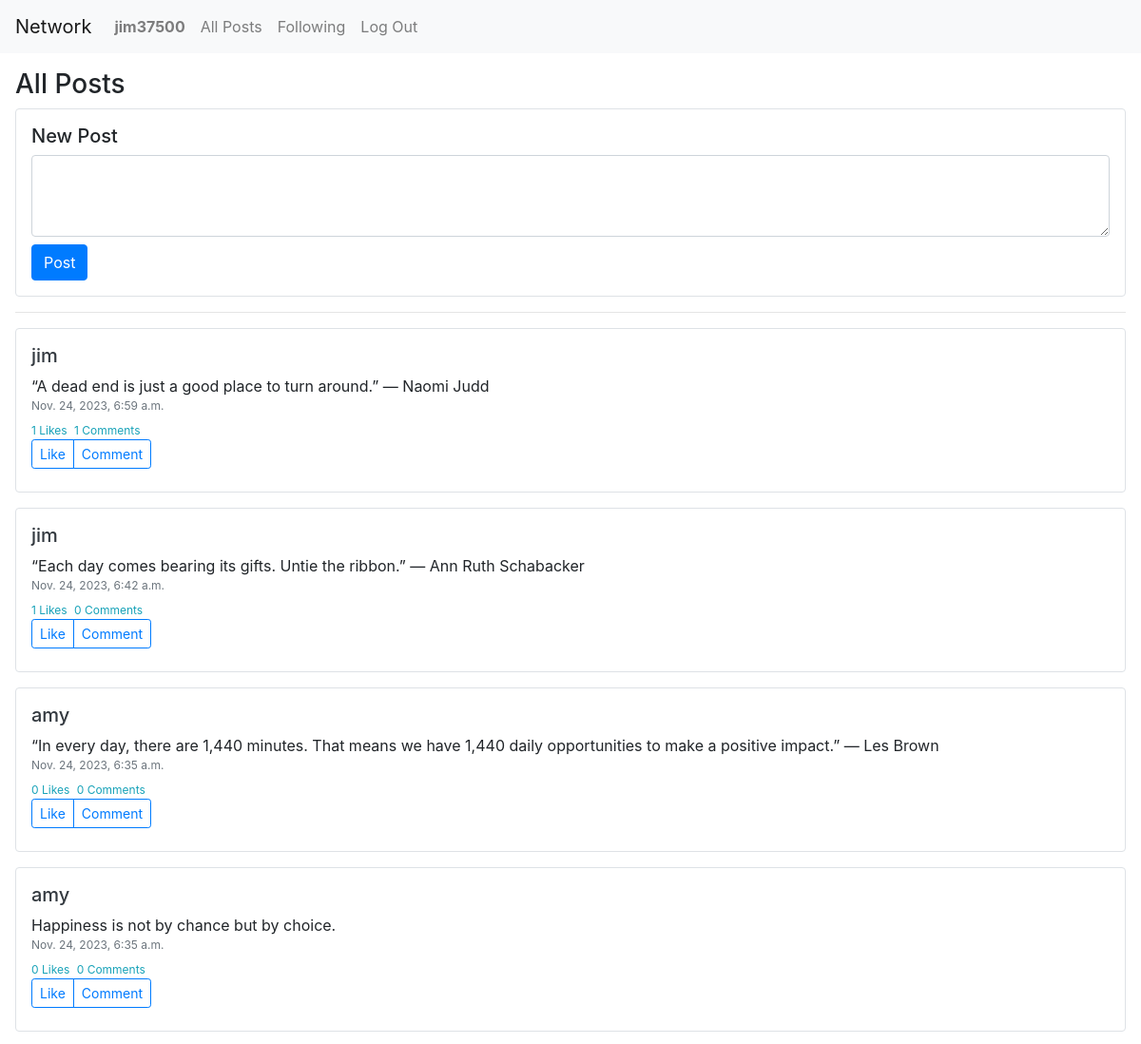
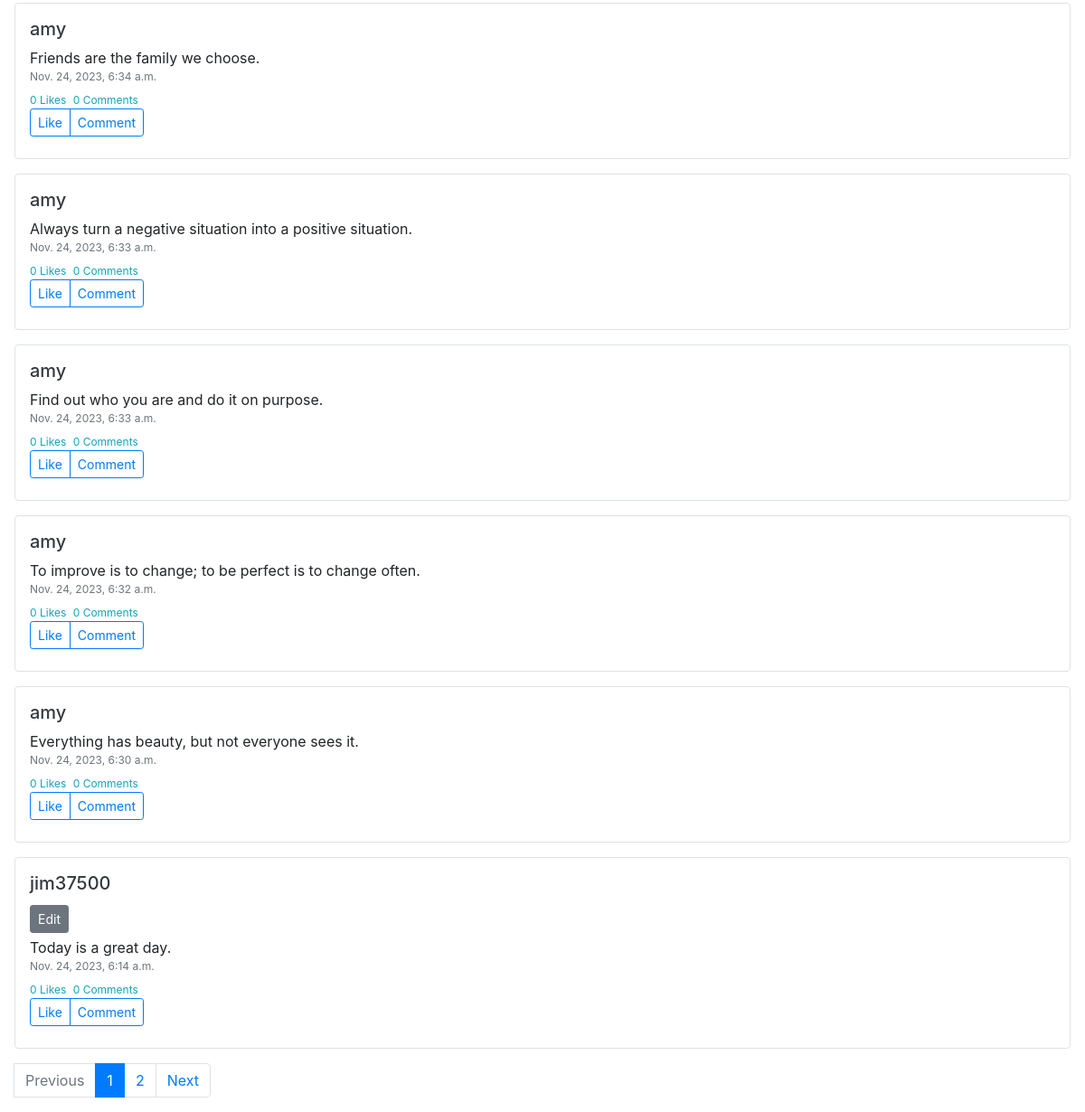
Screenshot of / (signed in) with the database file from the repository (2 pictures, top to bottom).
### network/models.py (models this page shows)
class User(AbstractUser):
    pass

class Post(models.Model):
    user = models.ForeignKey(User, on_delete=models.CASCADE, related_name="author")
    content = models.TextField()
    create_time = models.DateTimeField(auto_now_add=True)
    likes = models.IntegerField(default=0)
    comments = models.IntegerField(default=0)

### network/views.py (the view)
# urls.py: path("", views.index, name="index"),
def index(request):
    filter_posts = Post.objects.all().order_by('-create_time')
    posts = paginate_post(request, filter_posts)
    like_messages = generate_likes_list(request, posts)
    comments_list = generate_comments_list(posts)
    return render(request, "network/index.html", {
        "posts": posts,
        "likes": like_messages,
        "comments_list": comments_list
    })

### network/views.py (called while the page is built)
def paginate_post(request, filter_posts):
    posts_per_page = 10
    paginator = Paginator(filter_posts, posts_per_page)
    page_number = request.GET.get('page')
    try:
        posts = paginator.page(page_number)
    except PageNotAnInteger:
        posts = paginator.page(1)
    except EmptyPage:
        posts = paginator.page(paginator.num_pages)
    return posts

@login_required
def generate_likes_list(request, posts):
    like_messages = []
    for post in posts:
        liked = Like.objects.filter(user=request.user, post=post).exists()
        if liked:
            message = "Unlike"
        else:
            message = "Like"
        like_messages.append(message)
    return like_messages

def generate_comments_list(posts):
    comments_list = []
    for post in posts:
        comments = Comment.objects.filter(post=post)
        post.comments = comments.count()
        post.save()
        comments_list.append(comments)
    return comments_list

### network/templates/network/index.html (shortened to what this page needs)
{% extends "network/layout.html" %}
{% load static %}
{% block body %}
    <div class="mx-3 my-3">
        <h3>All Posts</h3>
        {% if user.is_authenticated %}
            <div class="border rounded px-3 py-3">
                <h5>New Post</h5>
                <form method="POST" action="{% url 'post' %}">
                    <textarea class="form-control" name="content" rows="3"></textarea>
                    <button class="btn btn-primary mt-2" type="submit">Post</button>
                </form>
            </div>
        {% endif %}
        <hr/>
        {% for post in posts %}
            <div class="border rounded px-3 py-3 mt-3">
                <h5><a href="{% url 'profile' post.user %}" class="text-dark">{{ post.user }}</a></h5>
                {% if user == post.user %}
                    <button type="button" class="btn btn-secondary btn-sm js-edit-btn my-1" data-post-id="{{ post.id|safe }}">Edit</button>
                {% endif %}
                <div class="post-content" id='post-id{{ post.id }}-content'>{{ post.content }}</div>
                <div class="post-time text-secondary" id='post-id{{ post.id }}-time'>{{ post.create_time }}</div>
                <div class="post-datas mt-2 text-info">
                    <span id="post-id{{ post.id }}-count-likes">{{ post.likes }} Likes</span>
                    <span class="ml-1"><span id="post-id{{ post.id }}-count-comments">{{ post.comments }}</span> Comments</span>
                </div>
                {% if user.is_authenticated %}
                    <div class="btn-group btn-group-sm" role="group" aria-label="Small button group">
                        {% for like in likes %}
                            {% if forloop.counter0 == forloop.parentloop.counter0 %}
                                <button type="button" class="btn btn-outline-primary js-like-btn" data-post-id="{{ post.id|safe }}">{{ like }}</button>
                            {% endif %}
                        {% endfor %}
                        <button type="button" class="btn btn-outline-primary js-comment-btn" data-post-id="{{ post.id|safe }}">Comment</button>
                    </div>
                {% else %}
                    <div class="text-warning require-login-text mt-1">Log in to like and comment on the post.</div>
                {% endif %}
            </div>
        {% endfor %}
        <nav aria-label="..." class="mt-3">
            <ul class="pagination">
                <li class="page-item">
                    {% if posts.has_previous %}
                        <a class="page-link" href="?page={{ posts.previous_page_number }}">Previous</a>
                    {% else %}
                        <li class="page-item disabled">
                            <span class="page-link">Previous</span>
                        </li>
                    {% endif %}
                </li>
                {% for page_num in posts.paginator.page_range %}
                    {% if posts.number == page_num %}
                        <li class="page-item active" aria-current="page">
                                <span class="page-link">
                                    {{ page_num }}
                            </span>
                        </li>
                    {% else %}
                        <li class="page-item"><a class="page-link" href="?page={{ page_num }}">{{ page_num }}</a></li>
                    {% endif %}
                {% endfor %}
                <li class="page-item">
                    {% if posts.has_next %}
                        <a class="page-link" href="?page={{ posts.next_page_number }}">Next</a>
                    {% else %}
                        <li class="page-item disabled">
                            <span class="page-link">Next</span>
                        </li>
                    {% endif %}
                </li>
            </ul>
        </nav>
    </div>
{% endblock %}

### network/templates/network/layout.html (shortened to what this page needs)
{% load static %}
<!DOCTYPE html>
<html lang="en">
    <head>
        <link rel="stylesheet" href="https://stackpath.bootstrapcdn.com/bootstrap/4.4.1/css/bootstrap.min.css">
        <link href="{% static 'network/styles.css' %}" rel="stylesheet">
    </head>
    <body>
        <nav class="navbar navbar-expand-lg navbar-light bg-light">
            <a class="navbar-brand" href="#">Network</a>
            <div>
                <ul class="navbar-nav mr-auto">
                    {% if user.is_authenticated %}
                        <li class="nav-item">
                            <a class="nav-link" href="{% url 'profile' user.username %}"><strong>{{ user.username }}</strong></a>
                        </li>
                    {% endif %}
                    <li class="nav-item">
                    <a class="nav-link" href="{% url 'index' %}">All Posts</a>
                    </li>
                    {% if user.is_authenticated %}
                        <li class="nav-item">
                            <a class="nav-link" href="{% url 'following' %}">Following</a>
                        </li>
                        <li class="nav-item">
                            <a class="nav-link" href="{% url 'logout' %}">Log Out</a>
                        </li>
                    {% endif %}
                </ul>
            </div>
        </nav>
        <div class="body">
            {% block body %}
            {% endblock %}
        </div>
    </body>
</html>

### network/static/network/styles.css (style rules this page uses)
.post-content { font-size: 16px; }
.post-time { font-size: 12px; }
.post-datas { font-size: 12px; }

### rows the page displays
User: username "jim37500"
Post: user "jim", content "“A dead end is just a good place to turn around.” — Naomi Judd", create_time "Nov. 24, 2023, 6:59 a.m.", likes "1", comments "1", likes "Like"
Post: user "jim", content "“Each day comes bearing its gifts. Untie the ribbon.” — Ann Ruth Schabacker", create_time "Nov. 24, 2023, 6:42 a.m.", likes "1", comments "0", likes "Like"
Post: user "amy", content "“In every day, there are 1,440 minutes. That means we have 1,440 daily opportunities to make a positive impact.” — Les Brown", create_time "Nov. 24, 2023, 6:35 a.m.", likes "0", comments "0", likes "Like"
Post: user "amy", content "Happiness is not by chance but by choice.", create_time "Nov. 24, 2023, 6:35 a.m.", likes "0", comments "0", likes "Like"
Post: user "amy", content "Friends are the family we choose.", create_time "Nov. 24, 2023, 6:34 a.m.", likes "0", comments "0", likes "Like"
Post: user "amy", content "Always turn a negative situation into a positive situation.", create_time "Nov. 24, 2023, 6:33 a.m.", likes "0", comments "0", likes "Like"
Post: user "amy", content "Find out who you are and do it on purpose.", create_time "Nov. 24, 2023, 6:33 a.m.", likes "0", comments "0", likes "Like"
Post: user "amy", content "To improve is to change; to be perfect is to change often.", create_time "Nov. 24, 2023, 6:32 a.m.", likes "0", comments "0", likes "Like"
Post: user "amy", content "Everything has beauty, but not everyone sees it.", create_time "Nov. 24, 2023, 6:30 a.m.", likes "0", comments "0", likes "Like"
Post: user "jim37500", content "Today is a great day.", create_time "Nov. 24, 2023, 6:14 a.m.", likes "0", comments "0", likes "Like"

### other values shown
{{ page_num }} "1"
{{ page_num }} "2"
